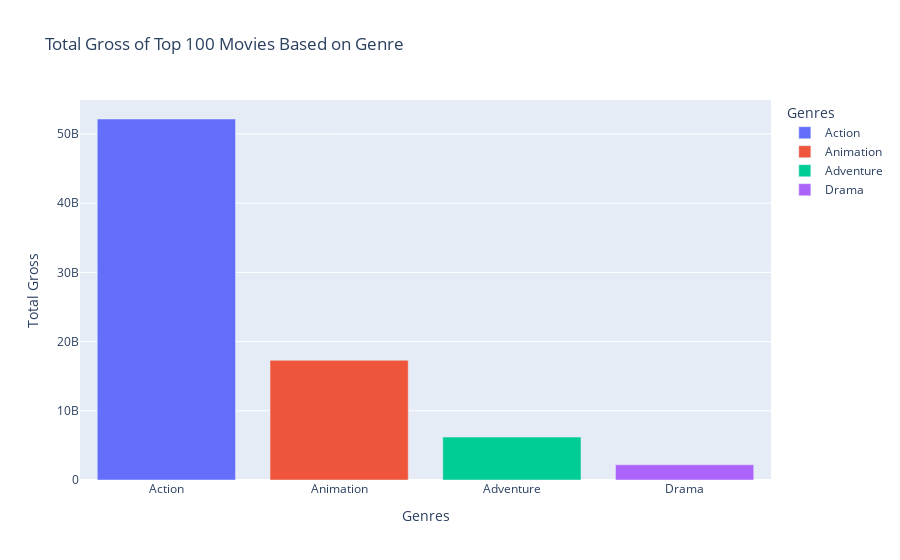

Notebook cell for this chart:
### Markdown cell above
# BAR PLOT OF MOVIE GROSS BY GENRE AND BOXPLOTS TOO

### Code cell
#Plot top 100 movies based on top 4 genres, as other genres only had one movie
movies = no_index.groupby(['title','genres_cleaned'])['total_gross'].sum().sort_values(ascending=False).reset_index().head(100)
movies_genre = movies.loc[(movies['genres_cleaned'] == 'Action')|(movies['genres_cleaned'] == 'Animation')|(movies['genres_cleaned'] == 'Adventure')|(movies['genres_cleaned'] == 'Drama')]
total_per_genre = movies_genre.groupby('genres_cleaned')['total_gross'].sum().sort_values(ascending=False).reset_index()
px.bar(total_per_genre,x='genres_cleaned',y='total_gross',title='Total Gross of Top 100 Movies Based on Genre',
      labels = {'genres_cleaned':'Genres','total_gross':'Total Gross'},
      color='genres_cleaned')

### Figure 1 — Plotly figure (JSON) as saved in the notebook; plotly's stock layout.template omitted (floating-point values rounded to 4 significant figures)
{"data": [{"alignmentgroup": "True", "hovertemplate": "Genres=%{x}<br>Total Gross=%{y}<extra></extra>", "legendgroup": "Action", "marker": {"color": "#636efa"}, "name": "Action", "offsetgroup": "Action", "orientation": "v", "showlegend": true, "textposition": "auto", "type": "bar", "x": ["Action"], "xaxis": "x", "y": [52170000000.0], "yaxis": "y"}, {"alignmentgroup": "True", "hovertemplate": "Genres=%{x}<br>Total Gross=%{y}<extra></extra>", "legendgroup": "Animation", "marker": {"color": "#EF553B"}, "name": "Animation", "offsetgroup": "Animation", "orientation": "v", "showlegend": true, "textposition": "auto", "type": "bar", "x": ["Animation"], "xaxis": "x", "y": [17300800000], "yaxis": "y"}, {"alignmentgroup": "True", "hovertemplate": "Genres=%{x}<br>Total Gross=%{y}<extra></extra>", "legendgroup": "Adventure", "marker": {"color": "#00cc96"}, "name": "Adventure", "offsetgroup": "Adventure", "orientation": "v", "showlegend": true, "textposition": "auto", "type": "bar", "x": ["Adventure"], "xaxis": "x", "y": [6204199999], "yaxis": "y"}, {"alignmentgroup": "True", "hovertemplate": "Genres=%{x}<br>Total Gross=%{y}<extra></extra>", "legendgroup": "Drama", "marker": {"color": "#ab63fa"}, "name": "Drama", "offsetgroup": "Drama", "orientation": "v", "showlegend": true, "textposition": "auto", "type": "bar", "x": ["Drama"], "xaxis": "x", "y": [2197800000], "yaxis": "y"}], "layout": {"barmode": "relative", "legend": {"title": {"text": "Genres"}, "tracegroupgap": 0}, "title": {"text": "Total Gross of Top 100 Movies Based on Genre"}, "xaxis": {"anchor": "y", "categoryarray": ["Action", "Animation", "Adventure", "Drama"], "categoryorder": "array", "domain": [0, 1], "title": {"text": "Genres"}}, "yaxis": {"anchor": "x", "domain": [0, 1], "title": {"text": "Total Gross"}}}}
